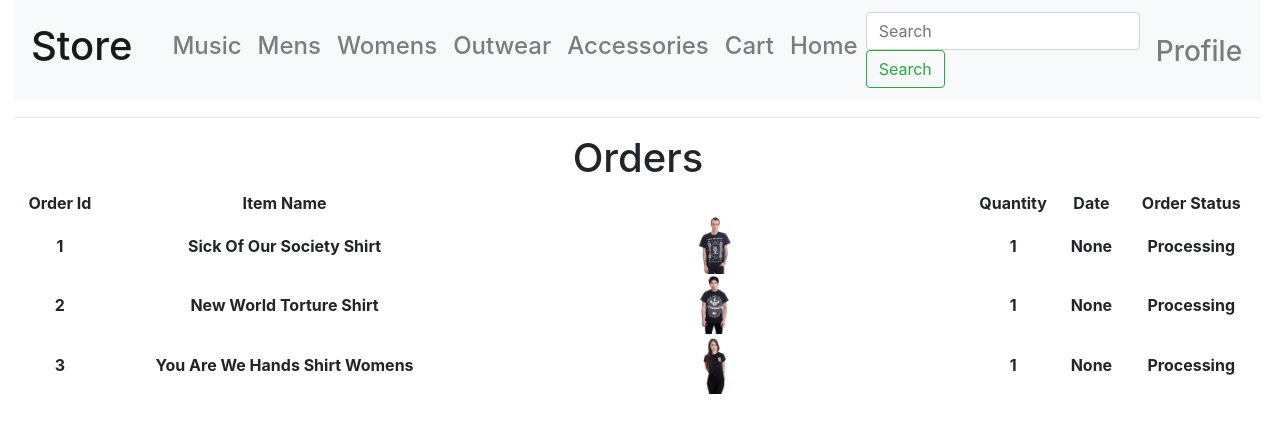
Before: /store/orders (signed in) with the older database file.
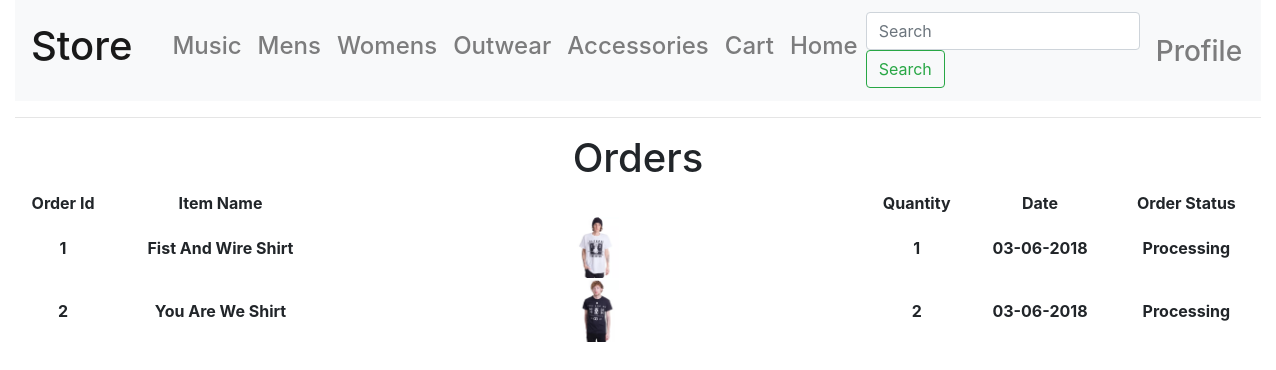
After: the same page with the newer database file.
### app/models.py (models this page shows, shortened)
class User(UserMixin, db.Model):
    id = db.Column(db.Integer, primary_key=True)
    username = db.Column(db.String(64), index=True, unique=True)
    email = db.Column(db.String(120), index=True, unique=True)
    password_hash = db.Column(db.String(128))
    name = db.Column(db.String(40), index=True)
    address1 = db.Column(db.String(40), index=True)
    address2 = db.Column(db.String(40), index=True)
    towncity = db.Column(db.String(40), index=True)
    postcode = db.Column(db.String(40), index=True)
    accesslevel = db.Column(db.Integer, index=True)

class orders(db.Model):
    order_id = db.Column(db.Integer, primary_key=True)
    userid = db.Column(db.Integer)
    item_id = db.Column(db.Integer)
    item_quant = db.Column(db.Integer)
    order_status = db.Column(db.String(40))
    date = db.Column(db.String)

class Store(db.Model):
    id = db.Column(db.Integer, primary_key=True)
    name = db.Column(db.String(40))
    image = db.Column(db.String(40))
    cat = db.Column(db.String(40))
    price = db.Column(db.Float)
    sale = db.Column(db.Integer)
    back_image=db.Column(db.String)

### app/routes.py (the view)
@app.route("/store/orders")
@login_required
def the_orders():
    return render_template("store/orders.html", title="Store-", store=Store.query.all(), orders=orders.query.all(), user=User.query.all())

### app/models.py (called while the page is built)
@login.user_loader
def load_user(the_id):
    return User.query.get(int(the_id))

### app/templates/store/orders.html (shortened to what this page needs)
{% extends "store/layout_store.html" %}
{% block body %}
<div class="text-center">
<h1>Orders</h1>
{% for user in user %}
    {% if user.id == current_user.id %}
        <table id="tblProduct", width="100%">
        <tr>
            <th>Order Id</th>
            <th>Item Name</th>
            <th> </th>
            <th>Quantity</th>
            <th>Date</th>
            <th>Order Status</th>
        </tr>
        {% for j in orders %}
            {% if j.userid == current_user.id %}
                {% for k in store %}
                    {% if k.id == j.item_id %}
                        <tr>
                            <th>{{ j.order_id }}</th>
                            <th>{{ k.name }}</th>
                            <th> <img src="{{ url_for("static", filename=k.image) }}" style="width: 8%"> </th>
                            <th>{{ j.item_quant }}</th>
                            <th>{{ j.date }}</th>
                            <th>{{ j.order_status }}</th>
                        </tr>
                        {% endif %}
                    {% endfor %}
                {% endif %}
        {% endfor %}
    {% endif %}
{% endfor %}
</div>
{% endblock %}

Changed rows visible on the page:
removed orders: order_id "3", item_quant "1", date "None", order_status "Processing"
no longer on this page (row unchanged): Store: name "You Are We Hands Shirt Womens", image (picture)
changed orders id 1: loses Store ({{ j.order_id }} "1", name "Sick Of Our Society Shirt", image (picture), {{ j.item_quant }} "1", {{ j.date }} "None", {{ j.order_status }} "Processing"); gains Store ({{ j.order_id }} "1", name "Fist And Wire Shirt", image (picture), {{ j.item_quant }} "1", {{ j.date }} "03-06-2018", {{ j.order_status }} "Processing")
changed orders id 2: loses Store ({{ j.order_id }} "2", name "New World Torture Shirt", image (picture), {{ j.item_quant }} "1", {{ j.date }} "None", {{ j.order_status }} "Processing"); gains Store ({{ j.order_id }} "2", name "You Are We Shirt", image (picture), {{ j.item_quant }} "2", {{ j.date }} "03-06-2018", {{ j.order_status }} "Processing")
